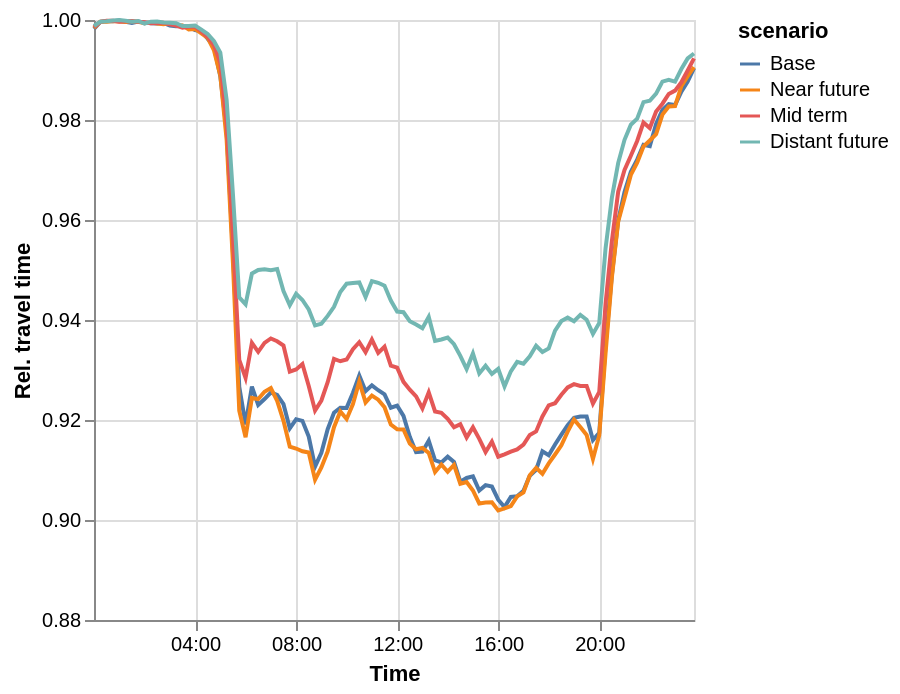

Specify this chart in Vega-Lite:
### Vega-Lite specification from a JSON file in a GitHub repository (floating-point values rounded to 4 significant figures; data arrays with more than 128 entries replaced by an {"elided": "..."} marker saying what was removed)
{"$schema": "https://vega.github.io/schema/vega-lite/v5.json", "width": "container", "data": {"values": {"elided": "384 records"}, "format": {"parse": {"t": "date"}}}, "mark": "line", "transform": [{"timeUnit": "seconds", "field": "t", "as": "d"}], "encoding": {"x": {"timeUnit": "hoursminutes", "scale": {"domainMin": {"hours": 0}, "domainMax": {"hours": 23, "minutes": 45}}, "field": "t", "type": "quantitative", "title": "Time", "axis": {"values": [{"hours": 4}, {"hours": 8}, {"hours": 12}, {"hours": 16}, {"hours": 20}]}}, "y": {"field": "y", "type": "quantitative", "title": "Rel. travel time", "scale": {"domain": [0.88, 1]}}, "color": {"field": "scenario", "type": "nominal", "sort": {}}}}
